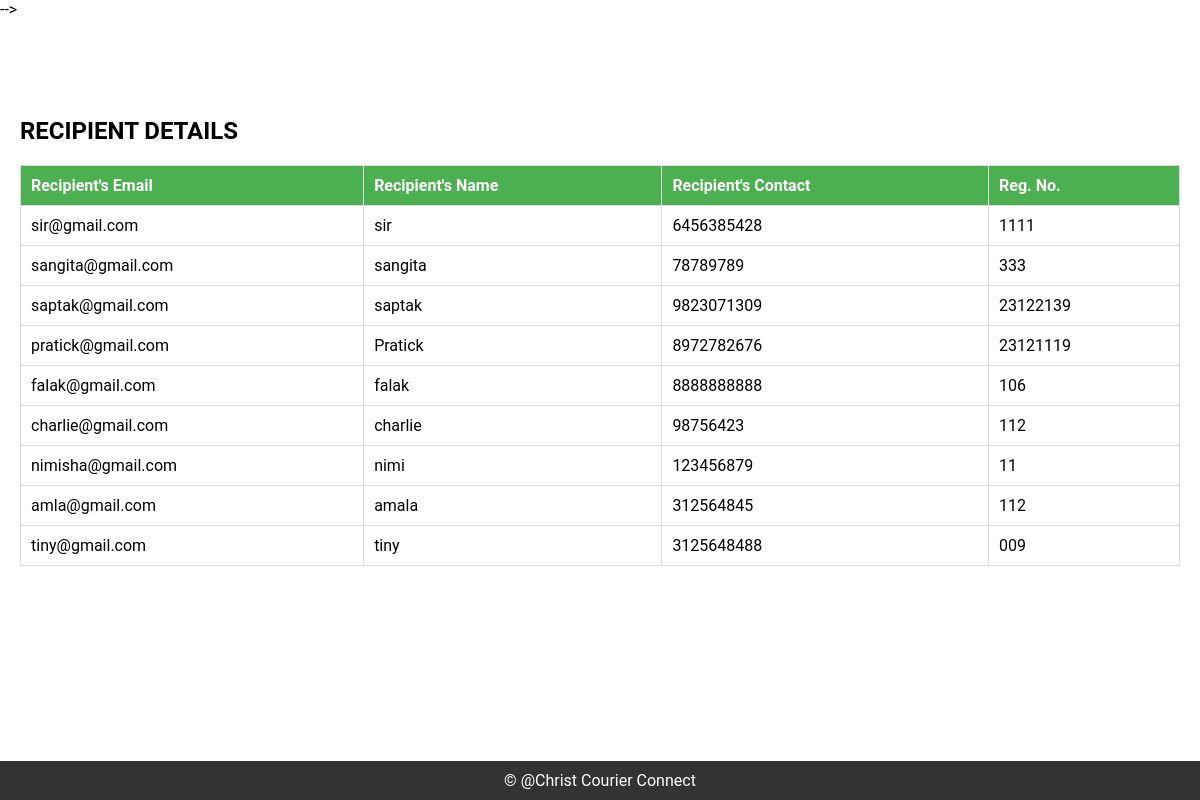
Page /recipient on the earlier database version.
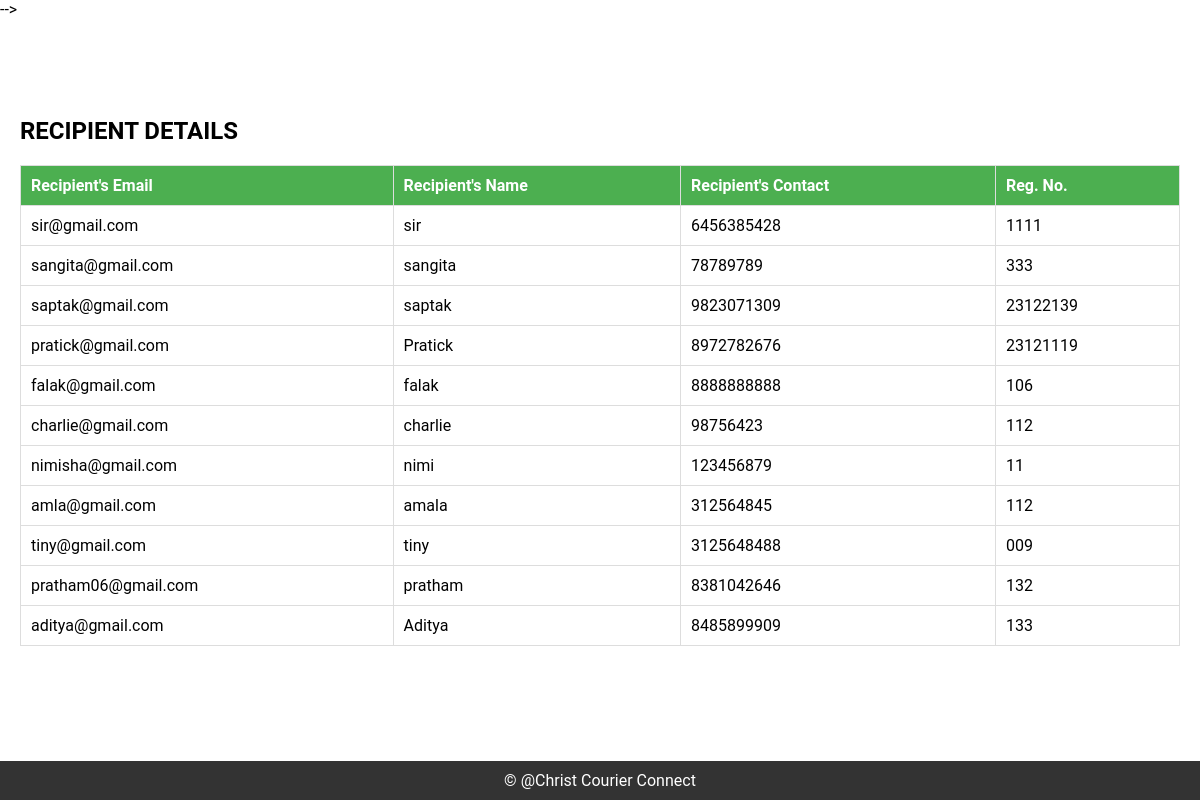
Same page on the later database version.
### Christcourier/models.py (models this page shows)
class New_User(models.Model):
    email=models.CharField(max_length=200)
    name=models.CharField(max_length=200)
    phone=models.CharField(max_length=200)
    reg_no=models.CharField(max_length=200)

### Christcourier/views.py (the view)
def recipient(request):
    det=New_User.objects.all()
    return render(request,"admin/recipient.html",{'recipient':det})

### templates/admin/recipient.html (shortened to what this page needs)
</head> -->
<body>
    <header>
        <h1>Courier Management System </h1>
    </header>
        <section>
            <h2>RECIPIENT DETAILS</h2>
            <table>
                <thead>
                    <tr>
                        <th>Recipient's Email</th>
                        <th>Recipient's Name</th>
                        <th>Recipient's Contact</th>
                        <th>Reg. No.</th>
                    </tr>
                </thead>
                <tbody>
                    <tr>
                        {% for r in recipient %}
                        <td>{{r.email}}</td>
                        <td>{{r.name}}</td>
                        <td>{{r.phone}}</td>
                        <td>{{r.reg_no}}</td>
                    </tr>
                        {% endfor %}
                </tbody>
            </table>
         </section>
    <footer>
        &copy; @Christ Courier Connect
    </footer>
</body>
</html>

Differences in the rows shown:
added New_User: email "pratham06@gmail.com", name "pratham", phone "8381042646", reg_no "132"
added New_User: email "aditya@gmail.com", name "Aditya", phone "8485899909", reg_no "133"
